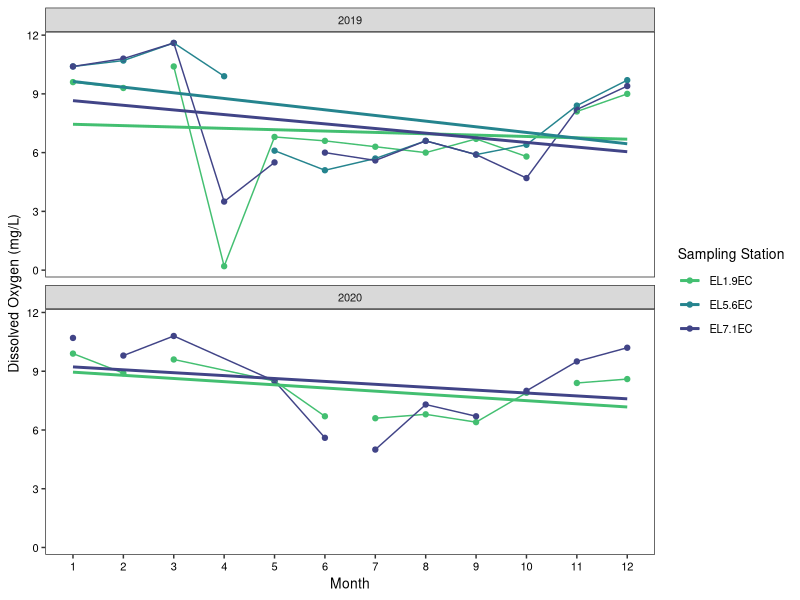
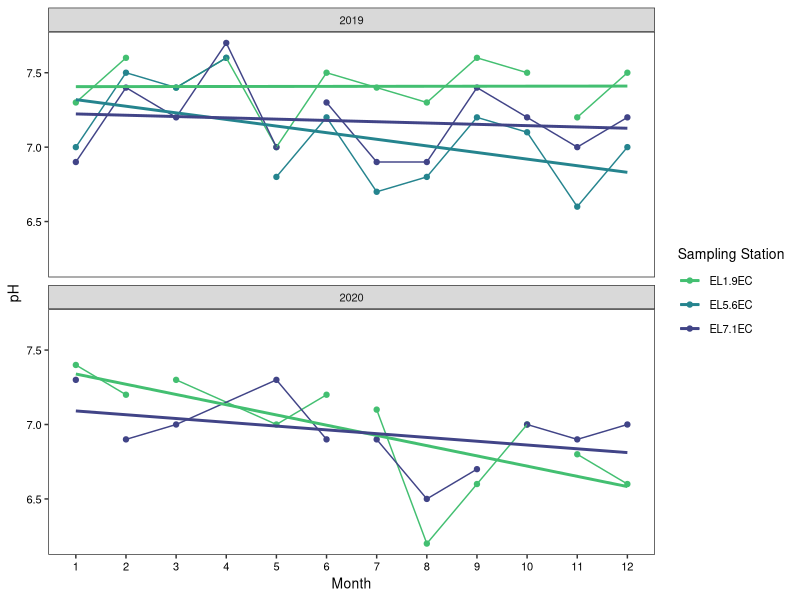
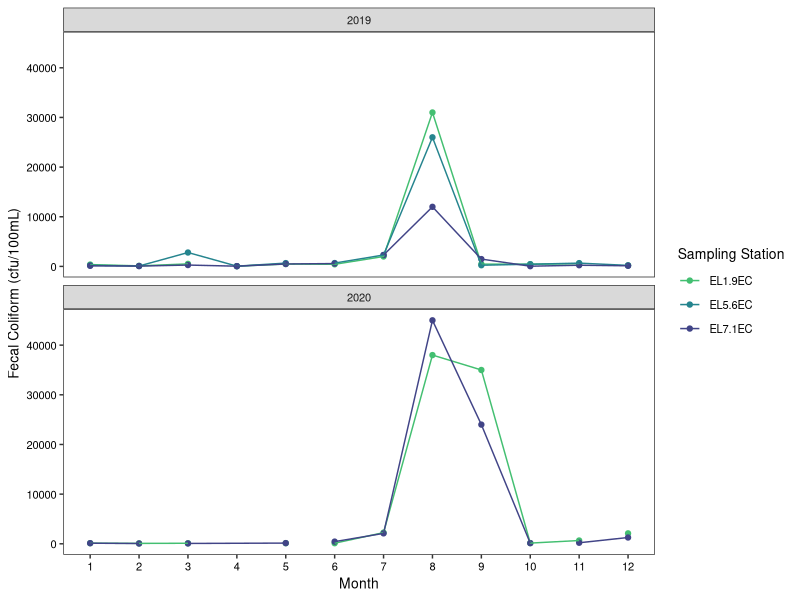
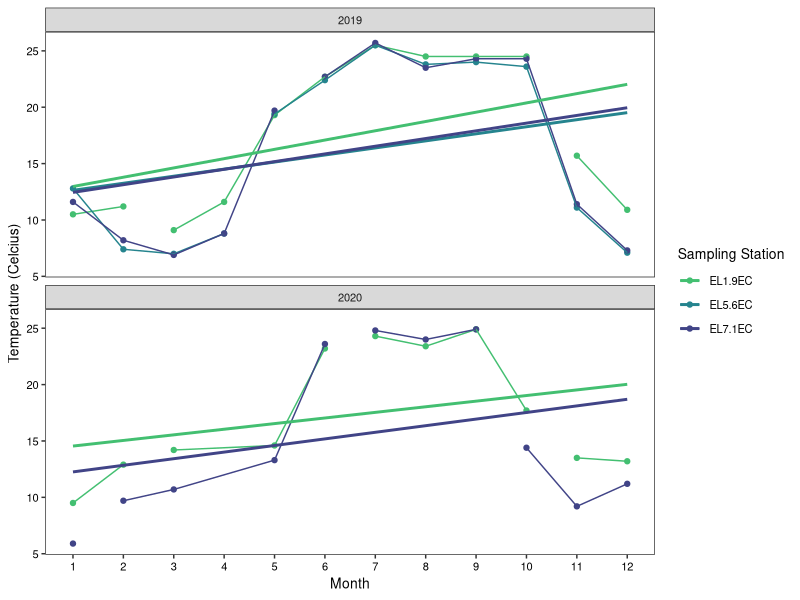
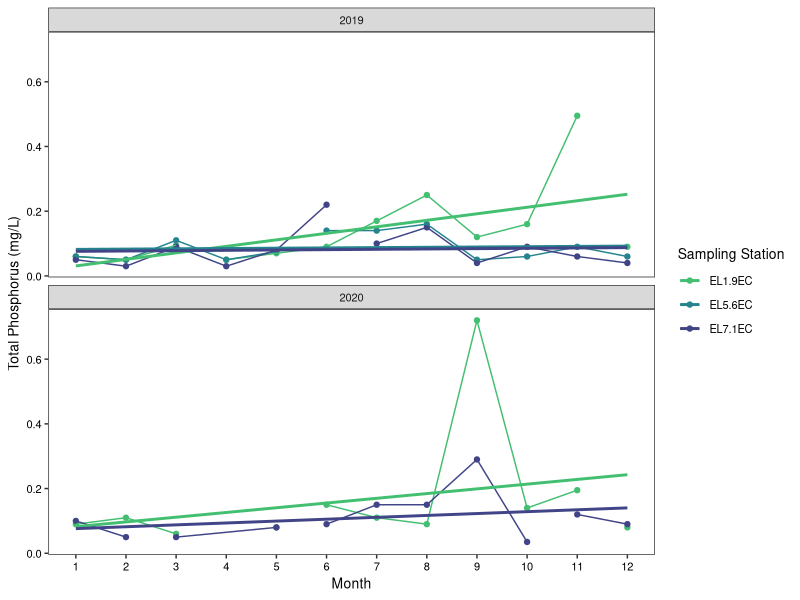
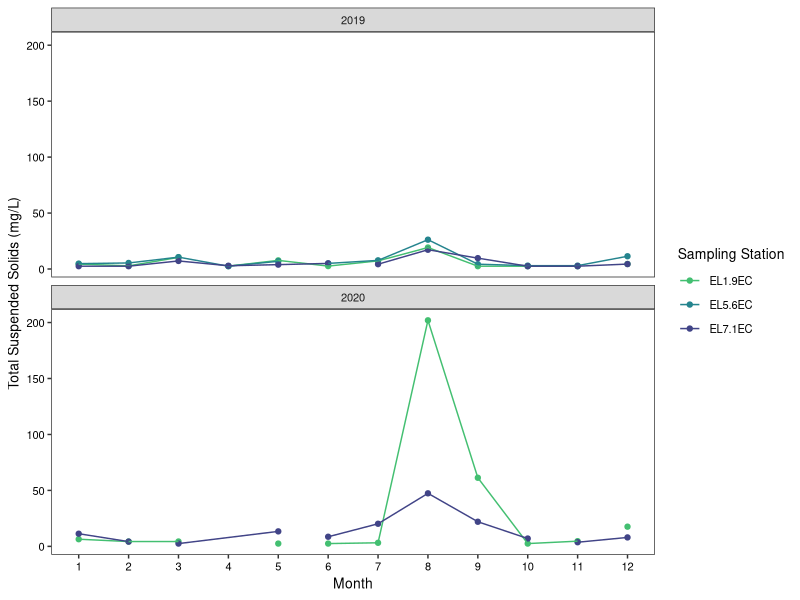
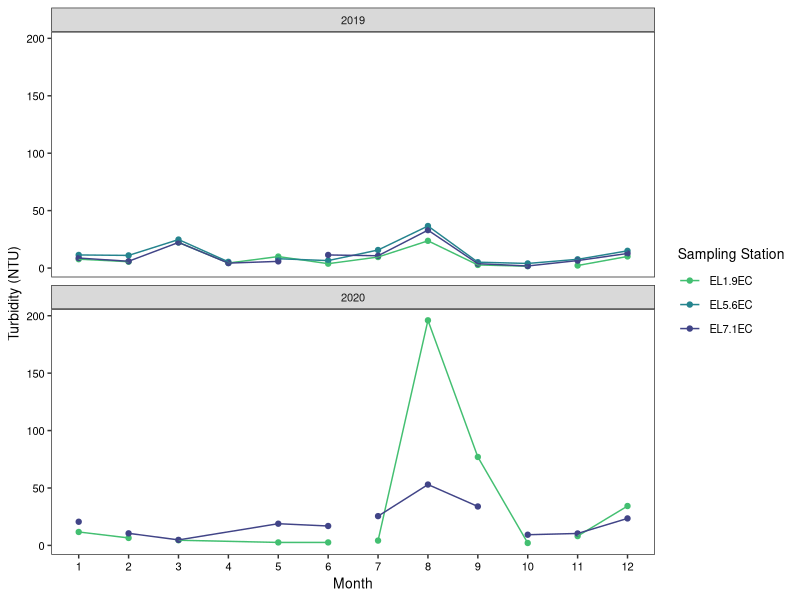
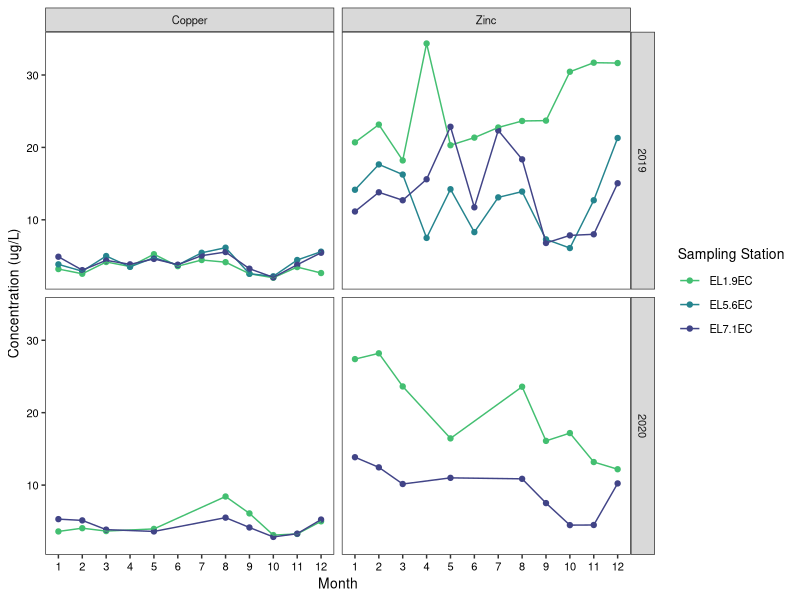

Source code (R) for these figures, in order:
## ---- chunk 1
knitr::opts_knit$set(root.dir = '/Users/analiselindborg/Desktop/Desktop - Analise’s MacBook Pro/Data Analytics/EDA_Final_Project_DurhamWQ')
## ---- chunk 2
getwd()
library(tidyverse)
library(lubridate)

ellerbe.data <- read.csv("./Data/Raw/Ellerbe Creek/durham_AllData.csv")
## ---- chunk 3
## 1. Select columns of interest
# I could not find the metadata. This may be important for the QC column (I think U in the QC column means that the value was set to the detection limit (because the value was likely below the detection limit), but I am not sure). Also not sure what flow severity is or if we would want to use it. 
ellerbe.sub <- ellerbe.data %>%
  select(Stream.Name, Station.Name, Parameter, Date.Time, Value, QA.Code, Unit, Comments, Rain.in.Last.24.Hours, Sky.Condition)

## 2. Subsetting data for following metrics: DO, pH, Fecal Coliform, Zn, Cu, temp, TP, TSS, and turbidity

ellerbe.sub <- ellerbe.sub %>%
  filter(Parameter %in% c("Dissolved Oxygen", "pH", "Fecal Coliform", "Zinc", "Copper", "Temperature", "Total Phosphorus", "Total Suspended Solids", "Turbidity"))

## 3. Fix date
ellerbe.sub <- ellerbe.sub %>%
  separate(Date.Time, into = c("Date", "Time"), sep = "\\s")

ellerbe.sub$Date <- as.Date(ellerbe.sub$Date, format = "%m/%d/%y")

## 4. Some sample dates have site duplicates. Averaging these duplicate values to get one value for each parameter at each site on each data. Create a year column
ellerbe.grouped <- ellerbe.sub %>%
  group_by(Stream.Name, Station.Name, Parameter, Date, Comments, Rain.in.Last.24.Hours, Sky.Condition) %>%
 summarize(Final_Value = mean(Value)) %>%
  mutate(Year = year(Date),
         Month = month(Date))

#ellerbe.grouped$Month <- factor(ellerbe.grouped$Month, levels = c("Jan", "Feb", "Mar", "Apr", "May", "Jun", "Jul", "Aug", "Sep", "Oct", "Nov", "Dec"))

ellerbe.grouped$Year <- as.character(ellerbe.grouped$Year)

## save final dataset
#write.csv(ellerbe.grouped, "./Data/Processed/Ellerbe_processed.csv")
## ---- chunk 4
theme <- 
  theme_bw() +
  theme(panel.grid.minor = element_blank(),
        panel.grid.major = element_blank(),
        text = element_text(color = "black", size = 10),
        axis.text.x = element_text(color = "black"),
        axis.text.y = element_text(color = "black"))

theme_set(theme)
## ---- chunk 5
#creating pivot wider dataframe to make WQ parameters their own columns. 
ellerbe.wide <- ellerbe.grouped %>%
  pivot_wider(names_from = Parameter, values_from = Final_Value)

#DO
ggplot(ellerbe.wide, aes(x = Month, y = `Dissolved Oxygen`, color = Station.Name)) +
  geom_point() +
  geom_line() +
  geom_smooth(method = "lm", se = FALSE) +
  scale_color_viridis_d(begin = 0.7, end = 0.2, name = "Sampling Station") +
  scale_x_continuous(breaks=seq(1,12,1)) +
  labs(y = "Dissolved Oxygen (mg/L)", x = "Month") +
  facet_wrap(~Year, nrow=2) +
  theme 

#pH
ggplot(ellerbe.wide, aes(x = Month, y = pH, color = Station.Name)) +
  geom_point() +
  geom_line() +
  geom_smooth(method = "lm", se = FALSE) +
  scale_color_viridis_d(begin = 0.7, end = 0.2, name = "Sampling Station") +
  scale_x_continuous(breaks=seq(1,12,1)) +
  facet_wrap(~Year, nrow=2) +
  labs(y = "pH", x = "Month") +
  theme

#Fecal Coliform
ggplot(ellerbe.wide, aes(x = Month, y = `Fecal Coliform`, color = Station.Name)) +
  geom_point() +
  geom_line() +
  scale_color_viridis_d(begin = 0.7, end = 0.2, name = "Sampling Station") +
  scale_x_continuous(breaks=seq(1,12,1)) +
  facet_wrap(~Year, nrow=2) +
  labs(y = "Fecal Coliform (cfu/100mL)", x = "Month") +
  theme 

#Temp
ggplot(ellerbe.wide, aes(x = Month, y = Temperature, color = Station.Name)) +
  geom_point() +
  geom_line() +
  geom_smooth(method = "lm", se = FALSE) +
  scale_color_viridis_d(begin = 0.7, end = 0.2, name = "Sampling Station") +
  scale_x_continuous(breaks=seq(1,12,1)) +
  facet_wrap(~Year, nrow=2) +
  labs(y = "Temperature (Celcius)", x = "Month") +
  theme 

#TP
ggplot(ellerbe.wide, aes(x = Month, y = `Total Phosphorus`, color = Station.Name)) +
  geom_point() +
  geom_line() +
  geom_smooth(method = "lm", se = FALSE) +
  scale_color_viridis_d(begin = 0.7, end = 0.2, name = "Sampling Station") +
  scale_x_continuous(breaks=seq(1,12,1)) +
  facet_wrap(~Year, nrow=2) +
  labs(y = "Total Phosphorus (mg/L)", x = "Month") +
  theme

#TSS
ggplot(ellerbe.wide, aes(x = Month, y = `Total Suspended Solids`, color = Station.Name)) +
  geom_point() +
  geom_line() +
  scale_color_viridis_d(begin = 0.7, end = 0.2, name = "Sampling Station") +
  scale_x_continuous(breaks=seq(1,12,1)) +
  facet_wrap(~Year, nrow=2) +
  labs(y = "Total Suspended Solids (mg/L)", x = "Month") +
  theme 

#turbidity
ggplot(ellerbe.wide, aes(x = Month, y = `Turbidity`, color = Station.Name)) +
  geom_point() +
  geom_line() +
  scale_color_viridis_d(begin = 0.7, end = 0.2, name = "Sampling Station") +
  scale_x_continuous(breaks=seq(1,12,1)) +
  facet_wrap(~Year, nrow=2) +
  labs(y = "Turbidity (NTU)", x = "Month") +
  theme 
## ---- chunk 6
ggplot(subset(ellerbe.grouped, Parameter %in% c("Zinc", "Copper")), aes(x = Month, y = Final_Value, color = Station.Name)) +
  geom_point() +
  geom_line()+
  #geom_smooth(method = "lm", se = FALSE) +
  scale_color_viridis_d(begin = 0.7, end = 0.2, name = "Sampling Station") +
  scale_x_continuous(breaks=seq(1,12,1)) +
  facet_grid(Year~Parameter) +
  labs(y = "Concentration (ug/L)", x = "Month") +
  theme
## ---- chunk 7
ggplot(subset(ellerbe.grouped, Parameter == "Temperature"), aes(x = Sky.Condition, y = Final_Value, fill = Station.Name)) +
  geom_boxplot() +
  scale_fill_viridis_d(begin = 0.7, end = 0.2, name = "Sampling Station") +
  facet_wrap(~Year, nrow=2) +
  labs(y = "Temperature (Celcius)", x = "Sky Condition") +
  theme

#Over time (since this likely changes with season)
ggplot(subset(ellerbe.grouped, Parameter == "Temperature"), aes(x = Month, y = Final_Value, color = Station.Name)) +
  geom_point() +
  geom_line() +
  scale_color_viridis_d(begin = 0.7, end = 0.2, name = "Sampling Station") +
  scale_x_continuous(breaks=seq(1,12,1)) +
  labs(y = "Temperature (Celcius)", x = "Month") +
  theme+
  facet_grid(Year~Sky.Condition)
## ---- chunk 8
ggplot(subset(ellerbe.grouped, Parameter == "Turbidity"), aes(x = Rain.in.Last.24.Hours, y = Final_Value, fill = Station.Name)) +
  geom_boxplot() +
  scale_fill_viridis_d(begin = 0.6, end = 0.3, name = "Sampling Station") +
  labs(y = "Turbidity (NTU)", x = "Rain in Last 24 Hours?") +
  theme+
  theme(panel.grid.major = element_blank())

#without outlier (this changed how the data calucated the boxplots, not sure how to fix that...)
ggplot(subset(ellerbe.grouped, Parameter == "Turbidity"), aes(x = Rain.in.Last.24.Hours, y = Final_Value, fill = Station.Name)) +
  geom_boxplot() +
  scale_fill_viridis_d(begin = 0.6, end = 0.3, name = "Sampling Station") +
  ylim(0, 100) +
  labs(y = "Turbidity (NTU)", x = "Rain in Last 24 Hours?") +
  theme +
  theme(panel.grid.major = element_blank())
## ---- chunk 9
ggplot(ellerbe.wide, aes(x = Turbidity, y = `Total Suspended Solids`, color = Station.Name)) +
  geom_point() +
  geom_smooth(method = "lm", se = FALSE) +
  scale_color_viridis_d(begin = 0.7, end = 0.2, name = "Sampling Station") +
  labs(y = "Total Suspended Solids (mg/L)", x = "Turbidity (NTU)") +
  theme 

#removing outlier point to better show trend
ggplot(ellerbe.wide, aes(x = Turbidity, y = `Total Suspended Solids`, color = Station.Name)) +
  geom_point() +
  geom_smooth(method = "lm", se = FALSE) +
  xlim(0,80)+
  ylim(0,80) +
  scale_color_viridis_d(begin = 0.7, end = 0.2, name = "Sampling Station") +
  labs(y = "Total Suspended Solids (mg/L)", x = "Turbidity (NTU)") +
  theme 

## ---- chunk 10
# Temp & DO 
ggplot(ellerbe.wide, aes(x = Temperature, y = `Dissolved Oxygen`, color = Station.Name)) +
  geom_point() +
  geom_smooth(method = "lm", se = FALSE) +
  scale_color_viridis_d(begin = 0.7, end = 0.2, name = "Sampling Station") +
  labs(y = "Dissolved Oxygen (mg/L)", x = "Temperature (Celcius)") +
  theme 


#Temp & Fec Col
ggplot(ellerbe.wide, aes(x = Temperature, y = `Fecal Coliform`, color = Station.Name)) +
  geom_point() +
  geom_smooth(method = "lm", se = FALSE) +
  scale_color_viridis_d(begin = 0.7, end = 0.2, name = "Sampling Station") +
  labs(y = "Fecal Coliform (cfu/100mL)", x = "Temperature (Celcius)") +
  theme 
